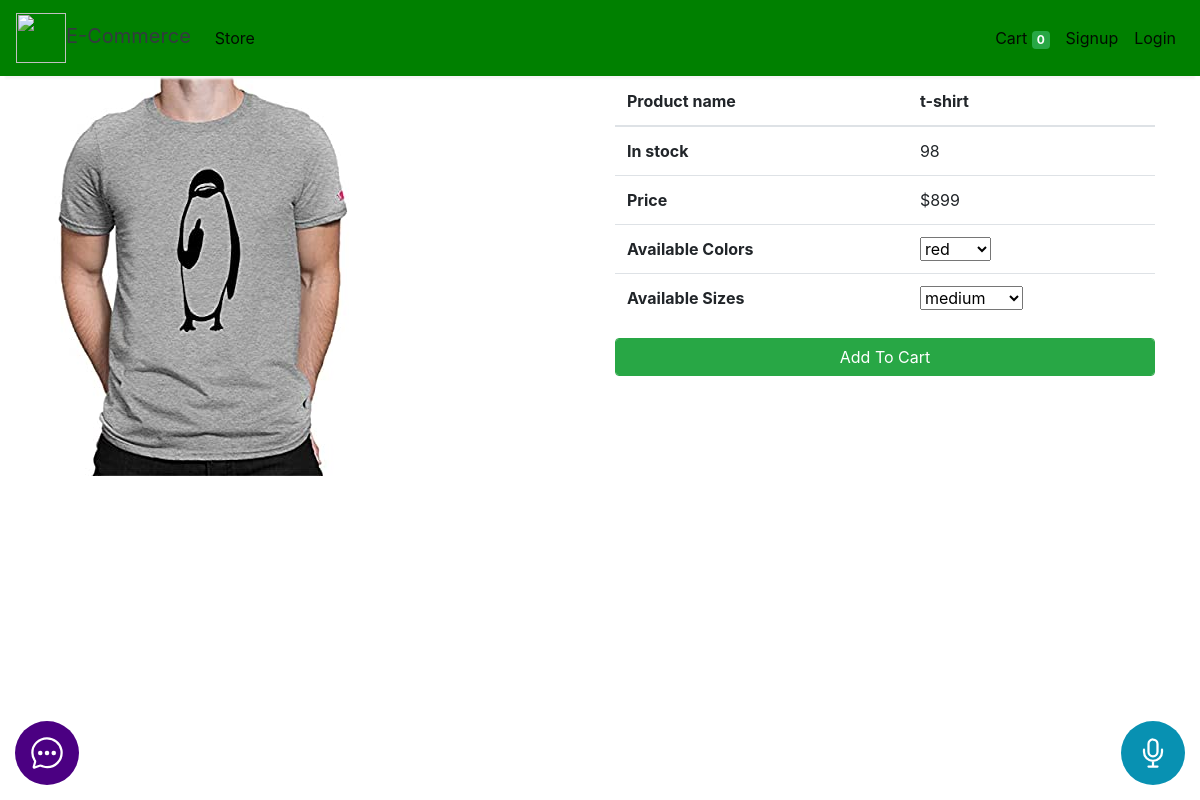
Before: /product_page/69/ with the older database file.
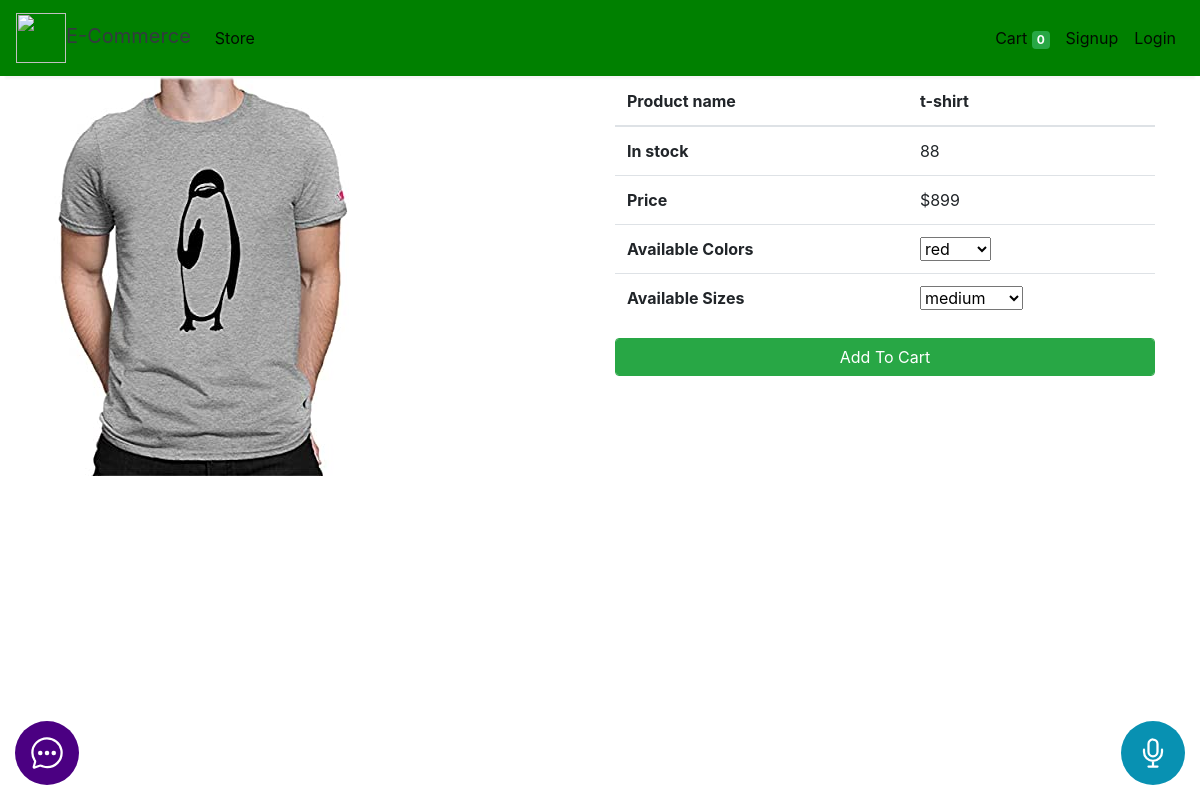
After: the same page with the newer database file.
### store/models/product.py (models this page shows, shortened)
class Products(models.Model):
    name = models.CharField(max_length=60)
    price= models.IntegerField(default=0)
    in_stock = models.IntegerField(null=True, blank=True)
    color = models.ManyToManyField(Color, null=True, blank=True)
    class S(models.TextChoices):
        S = 'S', 'S'
        M = 'M', 'M'
        L = 'L', 'L'
        XL = 'XL', 'XL'
    size = models.CharField(max_length=2, choices=S.choices, default=S.S, null=True, blank=True)
    show_sizes = models.BooleanField(default=False)
    show_colors = models.BooleanField(default=False)
    category= models.ForeignKey(Category,on_delete=models.CASCADE,default=1 ) # type: ignore
    description= models.CharField(max_length=250, default='', blank=True, null= True)
    image= models.ImageField(upload_to='uploads/products/')

### store/views/home.py (the view)
# urls.py: path('product_page/<int:id>/', product_page , name='product_page'),
def product_page(request, id):
    context = {'product': Products.objects.get(id=id)}
    return render(request, 'product.html', context)

### store/models/product.py (called while the page is built)
    def __str__(self):
        return self.name

### store/templatetags/replace.py (called while the page is built)
@register.filter
def replace(value):
    return str(value.replace('-', ' ')).lower()

### store/templates/product.html (shortened to what this page needs)
{% extends 'base.html' %}
{% load replace cart %}
{% block content %}
<div class="container">
<div class="row">
    <div class="col-6">
        <img src="{{product.image.url}}" alt="" srcset="">
    </div>
    <div class="col-6">
        <div class="row">
            <div class="col-12">
                <table class="table">
                    <thead>
                      <tr>
                        <th scope="col">Product name</th>
                        <th scope="col">{{product.name}}</th>
                      </tr>
                    </thead>
                    <tbody>
                      <tr>
                        <th scope="row">In stock</th>
                        <td>{{product.in_stock}}</td>
                      </tr>
                      <tr>
                        <th scope="row">Price</th>
                        <td>${{product.price}}</td>
                      </tr>
                      {% if product.show_colors %}
                      <tr>
                        <th scope="row">Available Colors</th>
                        <td>
                          <select id="select_color" class="dd-select-field" required>
                            {% for color in product.color.all %}
                            <option {% if forloop.first %}selected{% endif %}value="{{color}}" >{{color}}</option>
                              {% endfor %}
                            </select>
                        </td>
                      </tr>
                      {% endif %}
                      {% if product.show_sizes %}
                      <tr>
                        <th scope="row">Available Sizes</th>
                        <td>
                          <select id="select_size" class="dd-select-field" required>
                            <option selected value="medium" >medium</option>
                            </select>
                        </td>
                      </tr>
                      {% endif %}
                    </tbody>
                  </table>
            </div>
            <div class="col-12">
                {% if product|is_in_cart:request.session.cart %}
                <div class="row no-gutters">
                    <form action="/#{{product.id}}" class="col-2 " method="post">
                        {% csrf_token %}
                        <input hidden type="text" name='product' value='{{product.id}}'>
                        <input hidden type="text" name='remove' value='True'>
                        <input type="submit" value=" - " id="remove_btn" product_name="-{{product.name|replace}}" class="btn btn-block btn-success border-right">
                    </form>
                    <div class="text-center col btn btn-success">{{product|cart_quantity:request.session.cart}} in Cart</div>
                    <form action="/#{{product.id}}" class="col-2 " method="post">
                        {% csrf_token %}
                        <input hidden type="text" name='product' value='{{product.id}}'>
                        <input type="submit" value=" + " id="add_btn" product_name="+{{product.name|replace}}" class="btn btn-block btn-success border-left">
                    </form>
                </div>
                {% else %}
                     <form action="/#{{product.id}}" method="POST" class="btn-block">
                    <input type="submit" product_name="+{{product.name|replace}}" id="add_btn" class="float-right btn btn-success form-control"
                        value="Add To Cart">
                    </form>
                {% endif %}
            </div>
        </div>
</div>
</div>
</div>
{% endblock %}

### store/templates/base.html (shortened to what this page needs)
<!doctype html>
<html lang="en">
<head>
  <link rel="stylesheet" href="https://maxcdn.bootstrapcdn.com/bootstrap/4.0.0/css/bootstrap.min.css"
>
</head>
<body>
<nav class="one-edge-shadow
  navbar navbar-light
  sticky-top navbar
  navbar-expand-lg
  text-white">
    <a class="navbar-brand ms-3 text-dark " href="/">
    <link rel="stylesheet" href="https://use.fontawesome.com/releases/v5.7.0/css/all.css">
    <img src="https://www.freepnglogos.com/uploads/shopping-cart-png/shopping-cart-svg-png-icon-download-28.png" style="width:50px;height:50px; color:text-light;">E-Commerce</a>
    <div class="collapse navbar-collapse" id="navbarSupportedContent">
      <ul class="navbar-nav mr-auto">
        <li class="nav-item active">
          <a class="nav-link" href="/store">Store <span class="sr-only">(current)</span></a>
        </li>
          </ul>
      <ul class=" navbar-nav my-2 my-lg-0">
        <li class="nav-item active">
          <a class="nav-link" href="/cart">Cart
            <span class="badge badge-success">{{request.session.cart.keys|length}}</span>
            <span class="sr-only">(current)</span></a>
        </li>
        {% if request.session.customer %}
        <li class="nav-item active ">
          <a class="nav-link" href="/orders">Orders<span class="sr-only">(current)</span></a>
        </li>
        <li class="nav-item active ">
          <a class="nav-link" href="/logout">Logout<span class="sr-only">(current)</span></a>
        </li>
        {% else %}
        <li class="nav-item active">
          <a class="nav-link" href="/signup">Signup<span class="sr-only">(current)</span></a>
        </li>
        <li class="nav-item active">
          <a class="nav-link" href="/login">Login<span class="sr-only">(current)</span></a>
        </li>
        {% endif %}
      </ul>
    </div>
  </nav>
  <button type="button" class="bottom not-listen" id="stog">
    <ion-icon name="mic-outline"></ion-icon>
  </button>
  <button type="button" class="button-chat" id="button-chat">
    <ion-icon name="chatbubble-ellipses-outline"></ion-icon>
  </button>
  {% block content %}{% endblock %}
</body>
</html>

### store/templates/base.html (style rules this page uses)
nav { background-color: green; }
.one-edge-shadow { box-shadow: 0 8px 2px -5px rgb(246, 245, 245); }
#button-chat { position: fixed; bottom: 15px; left: 15px; background-color: red; cursor: pointer; color: white; Z-index: 999; width: 4rem; height: 4rem; font-size: 2.25rem; line-height: 2.5rem; text-align: center; justify-content: center; align-items: center; display: flex; border: 0; outline: 0; border-radius:100%; animation: bounce 1s infinite; }
#stog { position: fixed; bottom: 15px; right: 15px; cursor: pointer; color: white; Z-index: 999; width: 4rem; height: 4rem; font-size: 2.25rem; line-height: 2.5rem; text-align: center; justify-content: center; align-items: center; display: flex; border: 0; outline: 0; border-radius:100%; animation: bounce 1s infinite; }
.not-listen { background-color: rgb(8 145 178); }

Changed rows visible on the page:
changed Products "t-shirt": in_stock "98" → "88"
